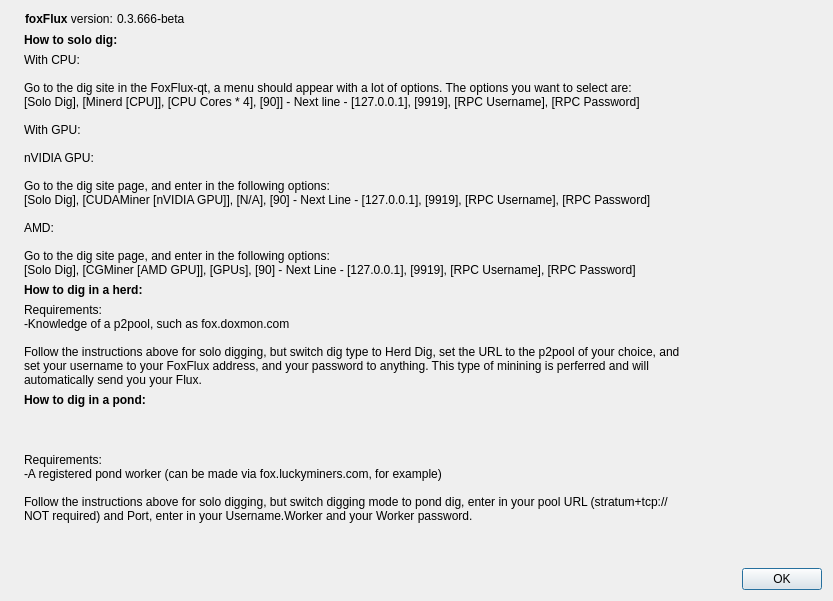
<?xml version="1.0" encoding="UTF-8"?>
<ui version="4.0">
 <class>miningTutDialog</class>
 <widget class="QDialog" name="miningTutDialog">
  <property name="geometry">
   <rect>
    <x>0</x>
    <y>0</y>
    <width>833</width>
    <height>601</height>
   </rect>
  </property>
  <property name="windowTitle">
   <string>How to mine FoxFlux</string>
  </property>
  <layout class="QHBoxLayout" name="horizontalLayout_2">
   <item>
    <widget class="QLabel" name="label_4">
     <property name="sizePolicy">
      <sizepolicy hsizetype="Preferred" vsizetype="Ignored">
       <horstretch>0</horstretch>
       <verstretch>0</verstretch>
      </sizepolicy>
     </property>
     <property name="pixmap">
      <pixmap resource="../foxFlux.qrc">:/images/about</pixmap>
     </property>
    </widget>
   </item>
   <item>
    <layout class="QVBoxLayout" name="verticalLayout_2">
     <item>
      <widget class="QFrame" name="frame">
       <property name="sizePolicy">
        <sizepolicy hsizetype="Fixed" vsizetype="Fixed">
         <horstretch>0</horstretch>
         <verstretch>0</verstretch>
        </sizepolicy>
       </property>
       <layout class="QHBoxLayout" name="horizontalLayout" stretch="0,0">
        <property name="spacing">
         <number>0</number>
        </property>
        <property name="sizeConstraint">
         <enum>QLayout::SetFixedSize</enum>
        </property>
        <property name="margin">
         <number>1</number>
        </property>
        <item>
         <widget class="QLabel" name="label">
          <property name="sizePolicy">
           <sizepolicy hsizetype="Fixed" vsizetype="Fixed">
            <horstretch>0</horstretch>
            <verstretch>0</verstretch>
           </sizepolicy>
          </property>
          <property name="maximumSize">
           <size>
            <width>16777215</width>
            <height>267</height>
           </size>
          </property>
          <property name="cursor">
           <cursorShape>IBeamCursor</cursorShape>
          </property>
          <property name="text">
           <string>&lt;html&gt;&lt;head/&gt;&lt;body&gt;&lt;p&gt;&lt;span style=&quot; font-weight:600;&quot;&gt;foxFlux&lt;/span&gt; version: &lt;/p&gt;&lt;/body&gt;&lt;/html&gt;</string>
          </property>
          <property name="textInteractionFlags">
           <set>Qt::LinksAccessibleByMouse|Qt::TextSelectableByKeyboard|Qt::TextSelectableByMouse</set>
          </property>
         </widget>
        </item>
        <item>
         <widget class="QLabel" name="versionLabel">
          <property name="sizePolicy">
           <sizepolicy hsizetype="Fixed" vsizetype="Fixed">
            <horstretch>0</horstretch>
            <verstretch>0</verstretch>
           </sizepolicy>
          </property>
          <property name="cursor">
           <cursorShape>IBeamCursor</cursorShape>
          </property>
          <property name="text">
           <string notr="true">0.3.666-beta</string>
          </property>
          <property name="textFormat">
           <enum>Qt::RichText</enum>
          </property>
          <property name="textInteractionFlags">
           <set>Qt::LinksAccessibleByMouse|Qt::TextSelectableByKeyboard|Qt::TextSelectableByMouse</set>
          </property>
         </widget>
        </item>
       </layout>
      </widget>
     </item>
     <item>
      <widget class="QLabel" name="label_3">
       <property name="sizePolicy">
        <sizepolicy hsizetype="Minimum" vsizetype="Maximum">
         <horstretch>0</horstretch>
         <verstretch>0</verstretch>
        </sizepolicy>
       </property>
       <property name="text">
        <string>&lt;html&gt;&lt;head/&gt;&lt;body&gt;&lt;p&gt;&lt;span style=&quot; font-weight:600;&quot;&gt;How to solo dig:&lt;/span&gt;&lt;/p&gt;&lt;/body&gt;&lt;/html&gt;</string>
       </property>
      </widget>
     </item>
     <item>
      <widget class="QLabel" name="label_2">
       <property name="sizePolicy">
        <sizepolicy hsizetype="Minimum" vsizetype="Maximum">
         <horstretch>0</horstretch>
         <verstretch>0</verstretch>
        </sizepolicy>
       </property>
       <property name="text">
        <string>With CPU:

Go to the dig site in the FoxFlux-qt, a menu should appear with a lot of options. The options you want to select are:
[Solo Dig], [Minerd [CPU]], [CPU Cores * 4], [90]] - Next line - [127.0.0.1], [9919], [RPC Username], [RPC Password]

With GPU:

nVIDIA GPU:

Go to the dig site page, and enter in the following options:
[Solo Dig], [CUDAMiner [nVIDIA GPU]], [N/A], [90] - Next Line - [127.0.0.1], [9919], [RPC Username], [RPC Password] 

AMD:

Go to the dig site page, and enter in the following options:
[Solo Dig], [CGMiner [AMD GPU]], [GPUs], [90] - Next Line - [127.0.0.1], [9919], [RPC Username], [RPC Password]</string>
       </property>
       <property name="textInteractionFlags">
        <set>Qt::LinksAccessibleByMouse|Qt::TextSelectableByMouse</set>
       </property>
      </widget>
     </item>
     <item>
      <widget class="QLabel" name="label_7">
       <property name="sizePolicy">
        <sizepolicy hsizetype="Preferred" vsizetype="Maximum">
         <horstretch>0</horstretch>
         <verstretch>0</verstretch>
        </sizepolicy>
       </property>
       <property name="text">
        <string>&lt;html&gt;&lt;head/&gt;&lt;body&gt;&lt;p&gt;&lt;span style=&quot; font-weight:600;&quot;&gt;How to dig in a herd:&lt;/span&gt;&lt;/p&gt;&lt;/body&gt;&lt;/html&gt;</string>
       </property>
      </widget>
     </item>
     <item>
      <widget class="QLabel" name="label_8">
       <property name="sizePolicy">
        <sizepolicy hsizetype="Preferred" vsizetype="Maximum">
         <horstretch>0</horstretch>
         <verstretch>0</verstretch>
        </sizepolicy>
       </property>
       <property name="text">
        <string>Requirements:
-Knowledge of a p2pool, such as fox.doxmon.com

Follow the instructions above for solo digging, but switch dig type to Herd Dig, set the URL to the p2pool of your choice, and
set your username to your FoxFlux address, and your password to anything. This type of minining is perferred and will
automatically send you your Flux.</string>
       </property>
      </widget>
     </item>
     <item>
      <widget class="QLabel" name="label_5">
       <property name="sizePolicy">
        <sizepolicy hsizetype="Preferred" vsizetype="Maximum">
         <horstretch>0</horstretch>
         <verstretch>0</verstretch>
        </sizepolicy>
       </property>
       <property name="text">
        <string>&lt;html&gt;&lt;head/&gt;&lt;body&gt;&lt;p&gt;&lt;span style=&quot; font-weight:600;&quot;&gt;How to dig in a pond:&lt;/span&gt;&lt;/p&gt;&lt;/body&gt;&lt;/html&gt;</string>
       </property>
      </widget>
     </item>
     <item>
      <widget class="QLabel" name="label_6">
       <property name="text">
        <string>Requirements:
-A registered pond worker (can be made via fox.luckyminers.com, for example)

Follow the instructions above for solo digging, but switch digging mode to pond dig, enter in your pool URL (stratum+tcp:// 
NOT required) and Port, enter in your Username.Worker and your Worker password.</string>
       </property>
      </widget>
     </item>
     <item>
      <widget class="QDialogButtonBox" name="buttonBox">
       <property name="orientation">
        <enum>Qt::Horizontal</enum>
       </property>
       <property name="standardButtons">
        <set>QDialogButtonBox::Ok</set>
       </property>
      </widget>
     </item>
    </layout>
   </item>
  </layout>
 </widget>
 <resources>
  <include location="../foxFlux.qrc"/>
 </resources>
 <connections>
  <connection>
   <sender>buttonBox</sender>
   <signal>accepted()</signal>
   <receiver>miningTutDialog</receiver>
   <slot>accept()</slot>
   <hints>
    <hint type="sourcelabel">
     <x>360</x>
     <y>308</y>
    </hint>
    <hint type="destinationlabel">
     <x>157</x>
     <y>274</y>
    </hint>
   </hints>
  </connection>
  <connection>
   <sender>buttonBox</sender>
   <signal>rejected()</signal>
   <receiver>miningTutDialog</receiver>
   <slot>reject()</slot>
   <hints>
    <hint type="sourcelabel">
     <x>428</x>
     <y>308</y>
    </hint>
    <hint type="destinationlabel">
     <x>286</x>
     <y>274</y>
    </hint>
   </hints>
  </connection>
 </connections>
</ui>
